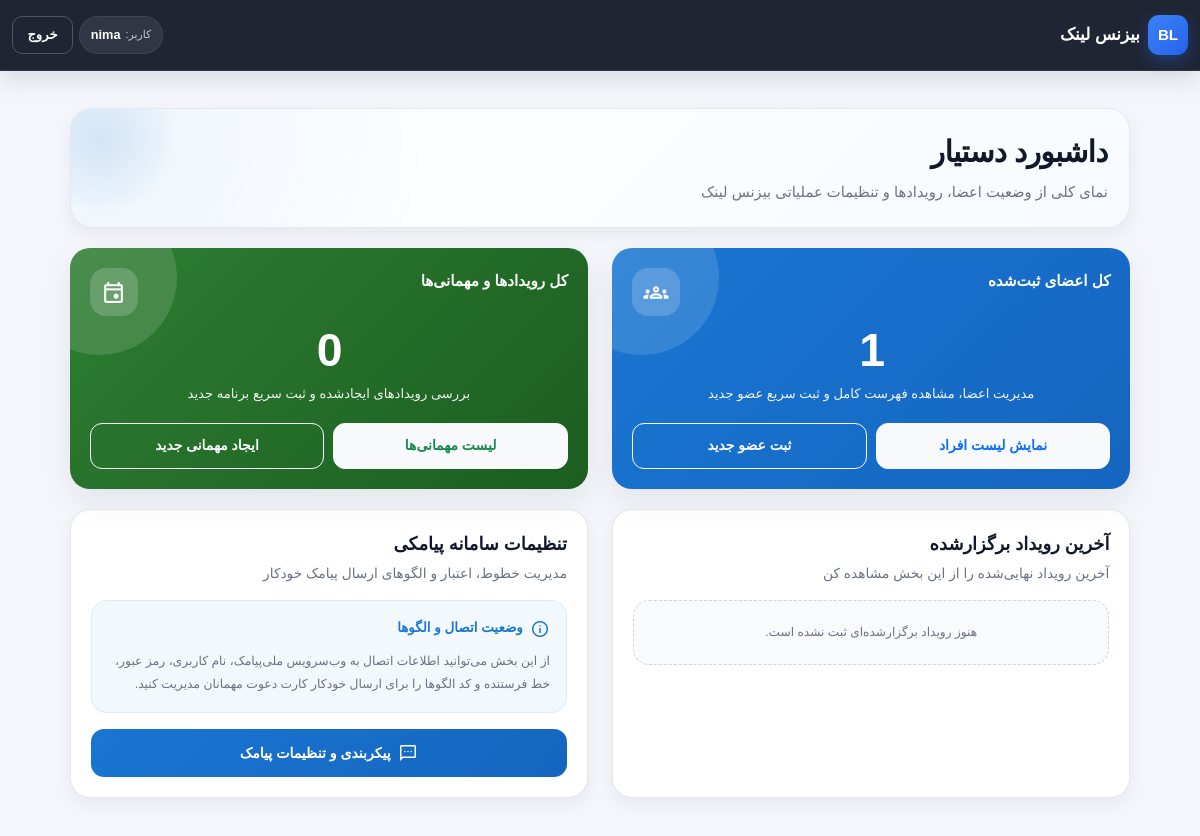
Before: /dashboard/ (signed in) with the older database file.
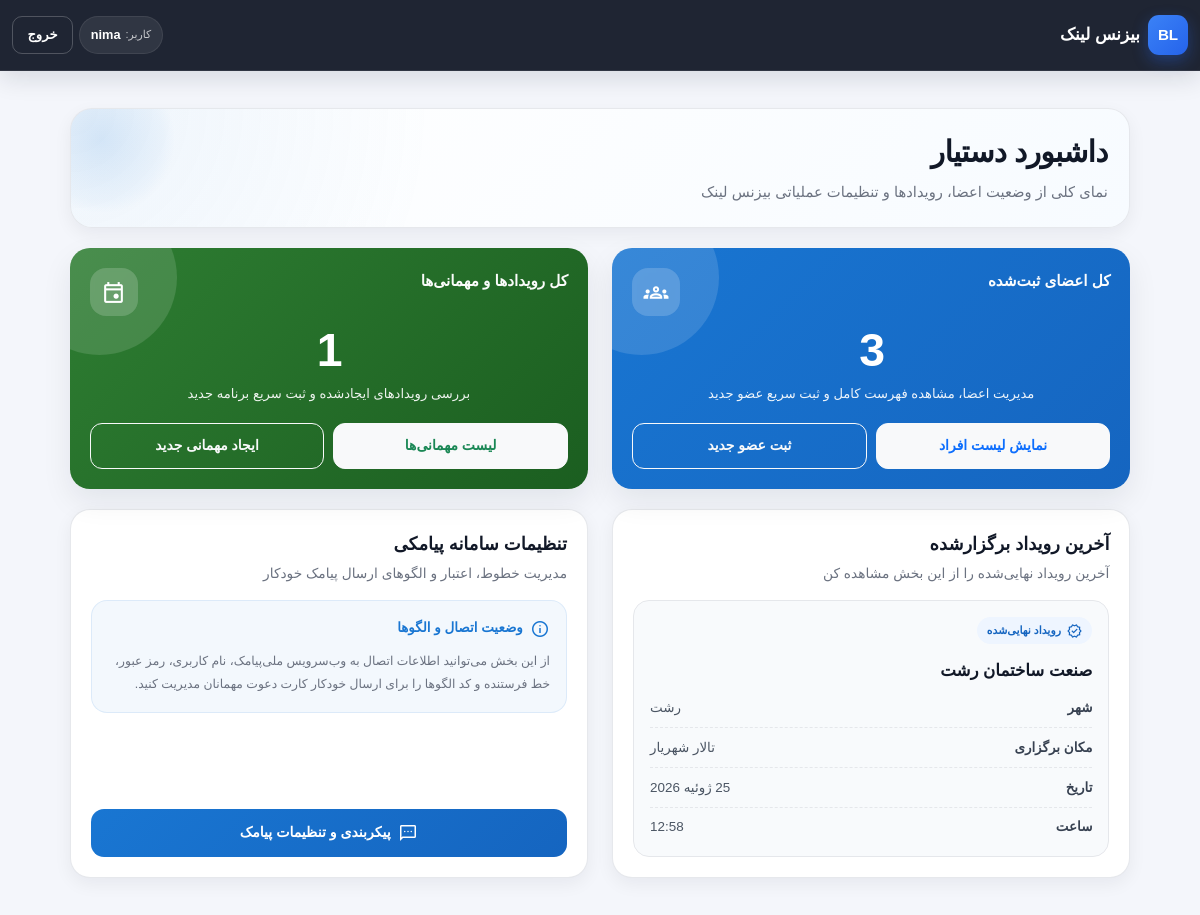
After: the same page with the newer database file.
### core/models.py (models this page shows, shortened)
class Event(models.Model):
    STATUS_PENDING = "pending"
    STATUS_ACTIVE = "active"
    STATUS_COMPLETED = "completed"
    STATUS_CHOICES = [
        (STATUS_PENDING, "در انتظار برگزاری"),
        (STATUS_ACTIVE, "در حال برگزاری"),
        (STATUS_COMPLETED, "پایان یافته"),
    ]
    name = models.CharField(max_length=200, verbose_name="نام مهمانی")
    city = models.CharField(max_length=100, db_index=True, verbose_name="شهر")
    venue_name = models.CharField(max_length=200, verbose_name="نام مکان برگزاری")
    event_date = models.DateField(db_index=True, verbose_name="تاریخ برگزاری")
    event_time = models.TimeField(verbose_name="ساعت شروع")
    status = models.CharField(
        max_length=20,
        choices=STATUS_CHOICES,
        default=STATUS_PENDING,
        db_index=True,
        verbose_name="وضعیت مهمانی"
    )
    invitation_text = models.TextField(
        blank=True,
        default="",
        verbose_name="متن پیام دعوت"
    )
    thank_you_text = models.TextField(
        blank=True,
        default="",
        verbose_name="متن تشکر از حضور"
    )
    missed_you_text = models.TextField(
        blank=True,
        default="",
        verbose_name="متن عدم حضور"
    )
    started_at = models.DateTimeField(blank=True, null=True, verbose_name="زمان شروع واقعی")
    completed_at = models.DateTimeField(blank=True, null=True, verbose_name="زمان پایان")
    created_at = models.DateTimeField(auto_now_add=True)
    class Meta:
        verbose_name = "مهمانی"
        verbose_name_plural = "مهمانی‌ها"
        ordering = ["-event_date", "-event_time"]

### core/views.py (the view)
# urls.py: path('dashboard/', views.assistant_dashboard, name='dashboard'),
@login_required(login_url="/admin/login/")
def assistant_dashboard(request):
    today = timezone.localdate()
    latest_completed_event = Event.objects.filter(
        Q(status=Event.STATUS_COMPLETED) | Q(event_date__lt=today)
    ).order_by("-event_date", "-event_time").first()
    latest_event_gallery = EventGallery.objects.none()
    if latest_completed_event:
        latest_event_gallery = EventGallery.objects.filter(
            city=latest_completed_event.city,
            event_date=latest_completed_event.event_date,
            is_active=True,
        ).order_by("-created_at")
    context = {
        "members_count": Member.objects.count(),
        "events_count": Event.objects.count(),
        "latest_completed_event": latest_completed_event,
        "latest_event_gallery": latest_event_gallery[:12],
        "gallery_form": EventGalleryUploadForm(),
    }
    return render(request, "core/dashboard.html", context)

### templates/core/dashboard.html (shortened to what the changed rows need)
{% extends 'core/base.html' %}
{% load jalali_tags %}
{% block content %}
<div class="dashboard-page">
    <div class="dashboard-shell">
        <section class="dashboard-hero">
            <div class="dashboard-hero-content">
                <h1 class="dashboard-title">
                    داشبورد دستیار
                </h1>
            </div>
        </section>
        <section class="row g-3 g-lg-4">
            <div class="col-12 col-lg-6">
                <article class="dash-card stats-card stats-card-primary">
                    <div class="dash-card-body text-center">
                        <div>
                            <div class="stats-head">
                                <h2 class="stats-label">
                                    کل اعضای ثبت‌شده
                                </h2>
                                <span class="stats-icon" aria-hidden="true">
                                </span>
                            </div>
                            <div class="stat-number">
                                {{ members_count }}
                            </div>
                            <p class="stats-caption">
                                مدیریت اعضا، مشاهده فهرست کامل و ثبت سریع عضو جدید
                            </p>
                        </div>
                    </div>
                </article>
            </div>
            <div class="col-12 col-lg-6">
                <article class="dash-card stats-card stats-card-success">
                    <div class="dash-card-body text-center">
                        <div>
                            <div class="stats-head">
                                <h2 class="stats-label">
                                    کل رویدادها و مهمانی‌ها
                                </h2>
                                <span class="stats-icon" aria-hidden="true">
                                </span>
                            </div>
                            <div class="stat-number">
                                {{ events_count }}
                            </div>
                            <p class="stats-caption">
                                بررسی رویدادهای ایجادشده و ثبت سریع برنامه جدید
                            </p>
                        </div>
                    </div>
                </article>
            </div>
        </section>
        <section class="row g-3 g-lg-4">
            <div class="col-12 col-md-6">
                <article class="dash-card">
                    <div class="dash-card-body">
                        <div class="section-head">
                            <h3 class="section-title">
                            </h3>
                            <p class="section-subtitle">
                            </p>
                        </div>
                        {% if latest_completed_event %}
                            <div class="event-summary">
                                <span class="event-badge">
                                    <span class="material-symbols-outlined">verified</span>
                                    رویداد نهایی‌شده
                                </span>
                                <h4 class="event-name">
                                    {{ latest_completed_event.name }}
                                </h4>
                                <div class="event-meta-list">
                                    <div class="event-meta-item">
                                        <span class="event-meta-label">شهر</span>
                                        <span class="event-meta-value">{{ latest_completed_event.city }}</span>
                                    </div>
                                    <div class="event-meta-item">
                                        <span class="event-meta-label">مکان برگزاری</span>
                                        <span class="event-meta-value">{{ latest_completed_event.venue_name }}</span>
                                    </div>
                                    <div class="event-meta-item">
                                        <span class="event-meta-label">تاریخ</span>
                                        <span class="event-meta-value">{{ latest_completed_event.event_date|to_jalali }}</span>
                                    </div>
                                    <div class="event-meta-item">
                                        <span class="event-meta-label">ساعت</span>
                                        <span class="event-meta-value">{{ latest_completed_event.event_time }}</span>
                                    </div>
                                </div>
                            </div>
                        {% else %}
                            <div class="empty-state">
                                هنوز رویداد برگزارشده‌ای ثبت نشده است.
                            </div>
                        {% endif %}
                    </div>
                </article>
            </div>
        </section>
    </div>
</div>
{% endblock %}

Changed rows visible on the page:
added Event: name "صنعت ساختمان رشت", city "رشت", venue_name "تالار شهریار", event_date|to_jalali "25 ژوئیه 2026", event_time "12:58"
Other visible differences:
{{ members_count }}: "1" → "3"
{{ events_count }}: "0" → "1"
text no longer shown: "هنوز رویداد برگزارشده‌ای ثبت نشده است."
text now shown: "رویداد نهایی‌شده شهر مکان برگزاری تاریخ ساعت"
